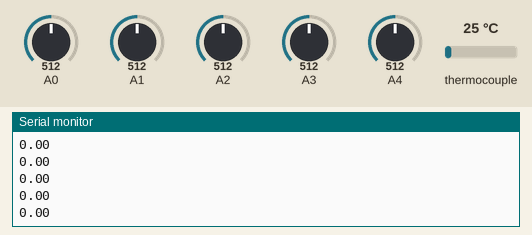
A sketch run on a simulated Arduino Uno, built for the host (arithmetic inside an expression is 32-bit, double 64-bit). On the bench: the last lines printed to the serial monitor. The test bench sets the inputs (shaded band); at power-on: thermocouple 25 °C, A0 = 512, A1 = 512, A2 = 512, A3 = 512, A4 = 512.

Above: at 1.8 s.
1.9 s: thermocouple set to 6 °C
At 2.8 s:
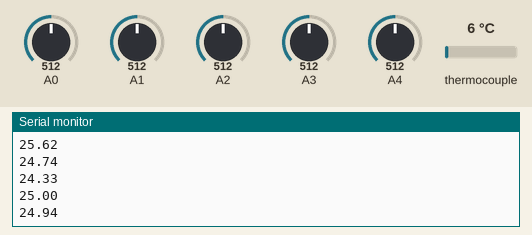
3.4 s: A0 set to 716
At 4.5 s:
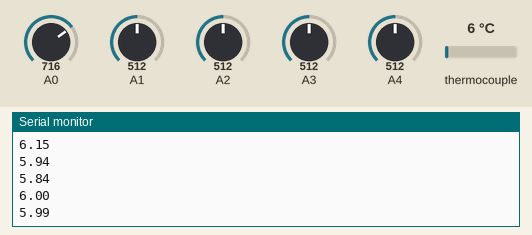
4.9 s: A1 set to 306
6.4 s: A2 set to 90
7.9 s: A3 set to 992
9.4 s: A4 set to 30
Timing chart, 0 to 11.9 s (numbered marks = the images above; inputs shaded):
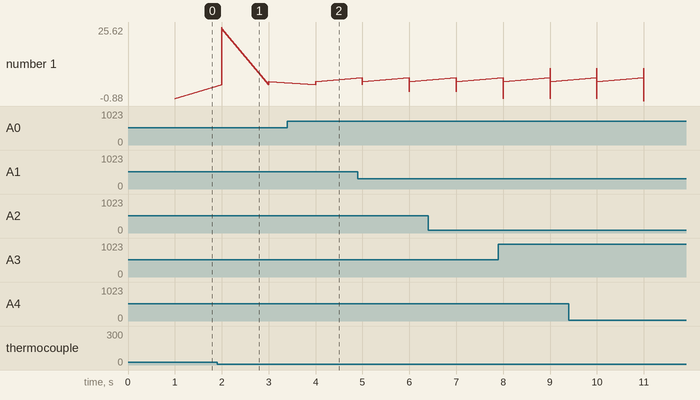

Measured:
- plotted number 1: 0 → 5.99 after the input at 1.9 s

The sketch:

main.ino
```cpp
#include <Adafruit_MAX31865.h>
#include <SPI.h>

#define filterWeight 0.8

#define pc1 1
#define pc2 1
#define pc3 1
#define pc4 1
#define pc5 1
#define pc6 1

#define tc1 1.0249
#define tc2 0.9894
#define tc3 0.9732
#define tc4 1.0000
#define tc5 0.9978

#define RREF      430.0
#define RNOMINAL  100.0

unsigned long prevTime_P = 0;
unsigned long prevTime_T = 0;
unsigned long prevTime_Send = 0;

float pressure[6];
float temperature[5];
float prev_pressure[6] = {0,0,0,0,0,0};
float prev_temperature[5] = {0,0,0,0,0};
bool first = true;

// use hardware SPI (MOSI 11, MISO 12, SCK 13) and assign CS bellow
Adafruit_MAX31865 rtd[5] = {Adafruit_MAX31865(PB3),
                            Adafruit_MAX31865(PB4),
                            Adafruit_MAX31865(PB5),
                            Adafruit_MAX31865(PB6),
                            Adafruit_MAX31865(PB7)};

void setup() {
  Serial.begin(115200);
  for (int i = 0; i < 5; i++) {
    rtd[i].begin(MAX31865_3WIRE);
  }
}


void loop() {
  if (millis() >= (prevTime_P + 1000)) {
    prevTime_P = millis();

    // read data
    pressure[0] = ptRead(PA0)*pc1;
    pressure[1] = ptRead(PA1)*pc2;
    pressure[2] = ptRead(PA2)*pc3;
    pressure[3] = ptRead(PA3)*pc4;
    pressure[4] = ptRead(PA4)*pc5;
    pressure[5] = ptRead(PB0)*pc6;

    for(int i = 0; i < 6; i++){
      prev_pressure[i] = pressure[i];
    }

    // filtering
    if (first != true) {
      pressure[0] = filterWeight*pressure[0] + (1-filterWeight)*prev_pressure[0];
      pressure[1] = filterWeight*pressure[1] + (1-filterWeight)*prev_pressure[1];
      pressure[2] = filterWeight*pressure[2] + (1-filterWeight)*prev_pressure[2];
      pressure[3] = filterWeight*pressure[3] + (1-filterWeight)*prev_pressure[3];
      pressure[4] = filterWeight*pressure[4] + (1-filterWeight)*prev_pressure[4];
      pressure[5] = filterWeight*pressure[5] + (1-filterWeight)*prev_pressure[5];
    }
  }

  if (millis() >= (prevTime_T + 1000)) {
    prevTime_T = millis();

    // read data
    temperature[0] = rtd[0].temperature(RNOMINAL, RREF)*tc1;
    temperature[1] = rtd[1].temperature(RNOMINAL, RREF)*tc2;
    temperature[2] = rtd[2].temperature(RNOMINAL, RREF)*tc3;
    temperature[3] = rtd[3].temperature(RNOMINAL, RREF)*tc4;
    temperature[4] = rtd[4].temperature(RNOMINAL, RREF)*tc5;

    for(int i = 0; i < 5; i++){
      prev_temperature[i] = temperature[i];
    }

    // filtering
    if (first != true) {
      temperature[0] = filterWeight*temperature[0] + (1-filterWeight)*prev_temperature[0];
      temperature[1] = filterWeight*temperature[1] + (1-filterWeight)*prev_temperature[1];
      temperature[2] = filterWeight*temperature[2] + (1-filterWeight)*prev_temperature[2];
      temperature[3] = filterWeight*temperature[3] + (1-filterWeight)*prev_temperature[3];
      temperature[4] = filterWeight*temperature[4] + (1-filterWeight)*prev_temperature[4];
    }
  }

  if (millis() >= (prevTime_Send + 1000)) {
    prevTime_Send = millis();

    for (int i = 0; i < 6; i++) {
//      Serial.print("Pressure"); Serial.print(i+1); Serial.print(": ");
      Serial.println(pressure[i]);
//      Serial.println("  kPa");
    }
    for (int i = 0; i < 5; i++) {
//      Serial.print("Temperature"); Serial.print(i+1); Serial.print(": ");
      Serial.println(temperature[i]);
//      Serial.println(" C");
    }
  }
  first = false;
}


float ptRead(uint8_t adcPin) {
  float sensorVal = analogRead(adcPin);
  float voltage = sensorVal * 5 * 1000 / 1024;
  float pres = (voltage - 500) / 400;

  return pres;
}

/*
float rtdRead() {
//  uint16_t rtd = thermo.readRTD();
//  float ratio = rtd;
//  ratio /= 32768;
  float temp = thermo.temperature(RNOMINAL, RREF);

  return temp;
}
*/
```
